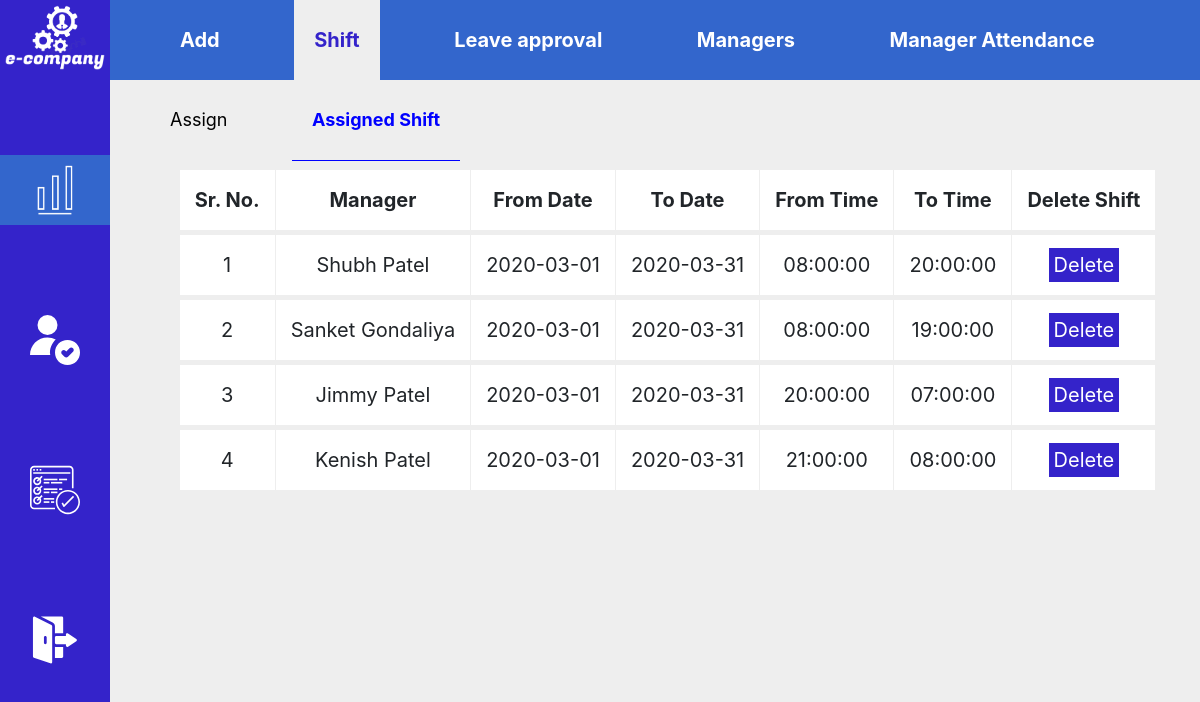
The page /ceo/ashift.php (signed in) on the database its author committed.
### tables this page shows
CREATE TABLE `shifttab` (
  `s_id` int(15) NOT NULL,
  `s_fromdate` date NOT NULL,
  `s_todate` date NOT NULL,
  `s_fromtime` time NOT NULL,
  `s_totime` time NOT NULL,
  `s_assignid` int(15) NOT NULL,
  `s_assignname` varchar(30) NOT NULL,
  `s_byid` int(15) NOT NULL,
  `s_byname` varchar(30) NOT NULL
);

### ceo/ashift.php (the view, shortened to what this page needs)
<?php
    include '../forset.php';
    $abcd = $_SESSION['dash_Id'];
?>
<!DOCTYPE html>
<html lang="en">
    <head>
        <link rel="stylesheet" href="../css/da.css">
        <link rel="stylesheet" href="https://stackpath.bootstrapcdn.com/bootstrap/4.4.1/css/bootstrap.min.css">
    </head>
    <body style="background-color: #EEEEEE;">
        <div class="fpilore">
            <center>
                <img src="../image/logo1.png" alt="noimage" class="dlogo">
            </center>
            <center>
                <li class="fbut" title="Modules" style="background-color: #3366CC;">
                    <img src="../image/p1.png" alt="nobutton" class="fbutim" >
                </li>
            </center>
            <center>
                <a href="C_dashboard.php">
                    <li class="fbut" title="User Profile">
                        <img src="../image/p2.svg" alt="nobutton" class="fbutim">
                    </li>
                </a>
            </center>
            <center>
                <a href="taskmanager.php">
                    <li class="fbut" title="Task Manager">
                        <img src="../image/p4.svg" alt="nobutton" class="fbutim">
                    </li>
                </a>
            </center>
            <center>
                <a href="../logout.php">
                    <li class="fbut" title="Logout">
                        <img src="../image/p3.svg" alt="nobutton" class="fbutim">
                    </li>
                </a>
            </center>
        </div>
        <div class="module">
            <a href="addman.php"><li class="modany">Add</li></a>
            <li class="modany" style="background-color: #EEEEEE; color: #3423CA;">Shift</li>
            <a href="leaveapprovman.php"><li class="modany">Leave approval</li></a>
            <a href="allman.php"><li class="modany">Managers</li></a>
            <a href="manattendance.php"><li class="modany">Manager Attendance</li></a>
        </div>
        <div class="module1">
            <a href="shiftman.php"><li class="modany1">Assign</li></a>
            <li class="modany1" style="font-weight : bolder; color : blue; border-bottom : 1px solid blue">Assigned Shift</li>
        </div>
        <div class="ghar">
            <center>
                <table class="csgo">
                    <tr class="jinda">
                        <td class="csgohd">Sr. No.</td>
                        <td class="csgohd">Manager</td>
                        <td class="csgohd">From Date</td>
                        <td class="csgohd">To Date</td>
                        <td class="csgohd">From Time</td>
                        <td class="csgohd">To Time</td>
                        <td class="csgohd">Delete Shift</td>
                    </tr>
                    <?php
                        $s_query = "SELECT * FROM shifttab WHERE s_byid = '".$abcd."';";
                        $q_run = mysqli_query($conn, $s_query);
                        $i=1;
                        while($row = mysqli_fetch_array($q_run)){
                            echo
                                '<tr class="jinda">
                                    <td class="csgohd1">'.$i.'</td>
                                    <td class="csgohd1">'.$row['s_assignname'].'</td>
                                    <td class="csgohd1">'.$row['s_fromdate'].'</td>
                                    <td class="csgohd1">'.$row['s_todate'].'</td>
                                    <td class="csgohd1">'.$row['s_fromtime'].'</td>
                                    <td class="csgohd1">'.$row['s_totime'].'</td>
                                    <td class="csgohd1"><a href="shiftdelete.php?id='.$row['s_id'].'" class="jaha">Delete</a></td>
                                </tr>';
                            $i=$i+1;
                        }
                    ?>
                </table>
            </center>
        </div>
    </body>
</html>

### css/da.css (style rules this page uses)
* { margin: 0px; padding: 0px; }
.fpilore { background-color: #3423CA; color: white; height: 100vh; width: 110px; float: left; position: fixed; z-index: 999; }
.dlogo { width: 100px; margin: 5px; }
.fbut { margin-top: 80px; list-style-type: none; padding: 10px; cursor: pointer; background-color: #3423ca; }
.fbutim { height: 50px; }
.module { position: fixed; margin-left: 110px; width: 100%; height: 10vh; background-color: #3366CC; line-height: 10vh; float: left; display: block; z-index: 998; }
.module1 { position: fixed; margin-top: 10vh; margin-left: 110px; height: 10vh; line-height: 10vh; float: left; display: block; background-color: #EEEEEE; }
.modany { display: inline-block; cursor: pointer; list-style-type: none; color: white; font-weight: bolder; font-size: 20px; margin-left: 50px; padding-right: 20px; padding-left: 20px; transition: all 0.5s; }
.modany1 { display: inline-block; cursor: pointer; list-style-type: none; color: black; font-size: 18px; margin-left: 40px; padding-right: 20px; padding-left: 20px; transition: all 0.5s; }
.ghar { margin-left: 110px; float: left; width: 93%; background-color: #EEEEEE; }
.csgo { margin-top: 170px; font-size: 20px; background-color: white; }
.jinda { text-align: center; border-bottom-style: solid; border-bottom-width: 5px; border-bottom-color: #EEEEEE; }
.csgohd { padding: 15px; font-weight: bolder; border-right-width: 1px; border-right-style: solid; border-right-color: #EEEEEE; }
.csgohd1 { padding: 15px; border-right-width: 1px; border-right-style: solid; border-right-color: #EEEEEE; }
.jaha { background-color: #3423ca; color: white; padding: 5px; }

### rows shown on the page
shifttab: s_assignname "Shubh Patel", s_fromdate "2020-03-01", s_todate "2020-03-31", s_fromtime "08:00:00", s_totime "20:00:00"
shifttab: s_assignname "Sanket Gondaliya", s_fromdate "2020-03-01", s_todate "2020-03-31", s_fromtime "08:00:00", s_totime "19:00:00"
shifttab: s_assignname "Jimmy Patel", s_fromdate "2020-03-01", s_todate "2020-03-31", s_fromtime "20:00:00", s_totime "07:00:00"
shifttab: s_assignname "Kenish Patel", s_fromdate "2020-03-01", s_todate "2020-03-31", s_fromtime "21:00:00", s_totime "08:00:00"
